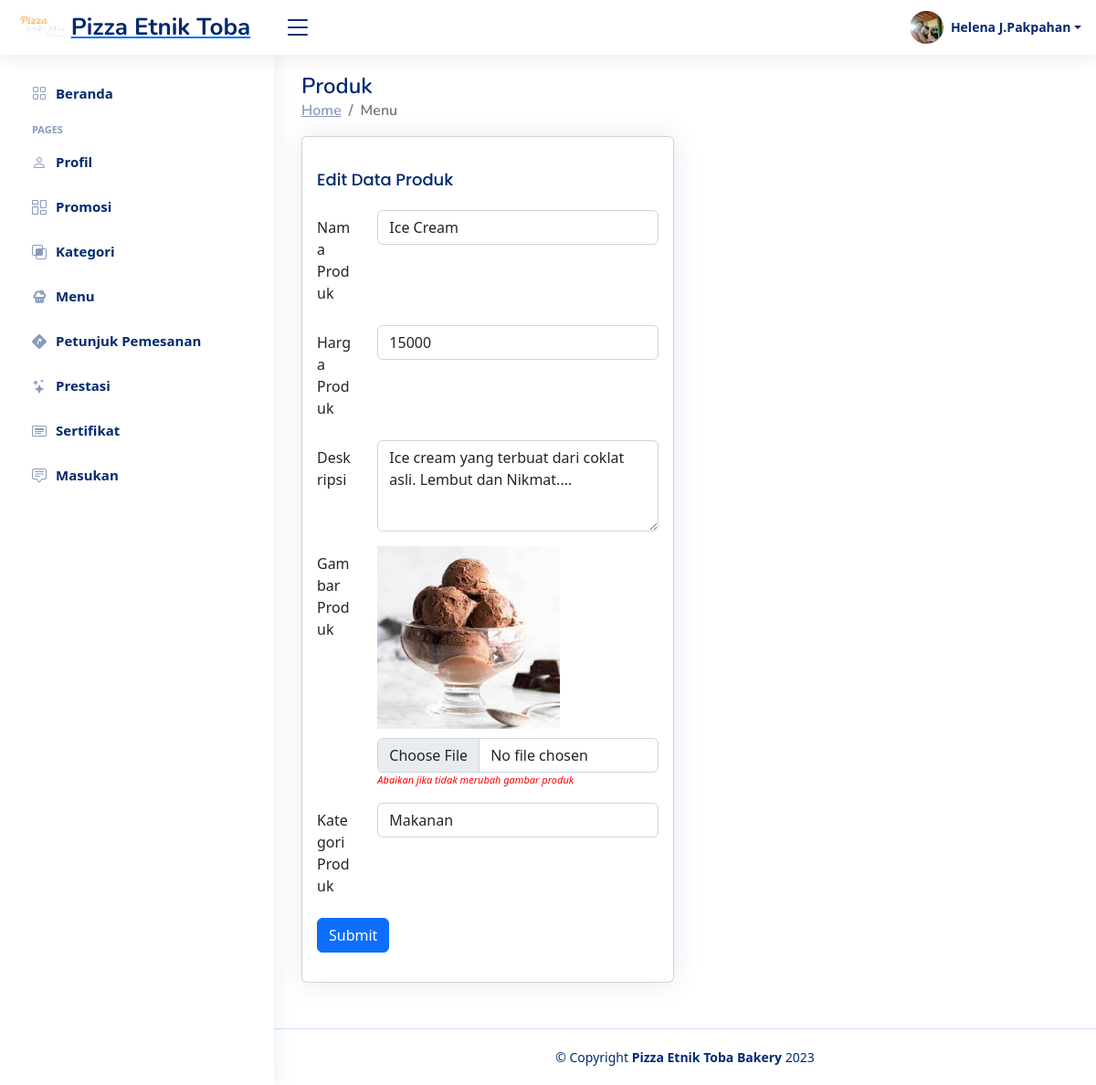
The app's page /Website/Admin/edit-menu.php?id=32&gambar=ice cream.jpg (signed in) with its own data.
### tables this page shows
CREATE TABLE `produk` (
  `id_produk` int(11) NOT NULL,
  `nama_produk` varchar(100) NOT NULL,
  `harga_produk` float NOT NULL,
  `gambar_produk` varchar(255) NOT NULL,
  `status_produk` enum('Aktif','Nonaktif') NOT NULL DEFAULT 'Aktif',
  `id_kategori` int(11) NOT NULL,
  `id_admin` int(11) NOT NULL DEFAULT 1,
  `deskripsi_produk` text DEFAULT NULL
);

### Website/Admin/edit-menu.php (the view, shortened to what this page needs)
<?php
include '../koneksi/koneksi.php';
if (isset($_GET['id'])) {
    $id = ($_GET["id"]);
    $query = "SELECT * FROM produk, kategori WHERE produk.id_kategori=kategori.id_kategori AND id_produk='$id'";
    $result = mysqli_query($koneksi, $query);
    $data = mysqli_fetch_assoc($result);
} else {
    echo "<script>alert('Masukkan data id.');window.location='menu.php';</script>";
}
?>
<!DOCTYPE html>
<html lang="en">
<head>
    <link rel="stylesheet" href="style.css">
    <link href="vendor/bootstrap/css/bootstrap.min.css" rel="stylesheet">
    <link href="vendor/bootstrap-icons/bootstrap-icons.css" rel="stylesheet">
    <link href="vendor/boxicons/css/boxicons.min.css" rel="stylesheet">
    <link href="vendor/quill/quill.snow.css" rel="stylesheet">
    <link href="vendor/quill/quill.bubble.css" rel="stylesheet">
    <link href="vendor/remixicon/remixicon.css" rel="stylesheet">
    <link href="vendor/simple-datatables/style.css" rel="stylesheet">
</head>
<?php include 'header.php' ?>
<?php include 'sidebar.php' ?>
<main id="main" class="main">
    <div class="pagetitle">
        <h1>Produk</h1>
        <nav>
            <ol class="breadcrumb">
                <li class="breadcrumb-item"><a href="index.php">Home</a></li>
                <li class="breadcrumb-item active">Menu</li>
            </ol>
        </nav>
    </div>
    <section class="section">
        <div class="row">
            <div class="col-lg-6">
                <div class="card">
                    <div class="card-body">
                        <h5 class="card-title">Edit Data Produk <?php $data['nama_produk'] ?></h5>
                        <form role="form" action="edit-menu-proses.php" method="POST" enctype="multipart/form-data">
                            <div class="row mb-3">
                                <label for="inputText" class="col-sm-2 col-form-label">Nama Produk</label>
                                <div class="col-sm-10">
                                    <input type="text" class="form-control" name="nama" value="<?php echo $data['nama_produk'] ?>" required>
                                </div>
                            </div>
                            <div class="row mb-3">
                                <label for="inputText" class="col-sm-2 col-form-label">Harga Produk</label>
                                <div class="col-sm-10">
                                    <input type="number" class="form-control" min="0" name="harga" value="<?php echo $data['harga_produk']; ?>" required>
                                </div>
                            </div>
                            <div class="row mb-3">
                                <label for="inputPassword" class="col-sm-2 col-form-label">Deskripsi</label>
                                <div class="col-sm-10">
                                    <textarea class="form-control" style="height: 100px" name="deskripsi" required><?php echo $data['deskripsi_produk']; ?></textarea>
                                </div>
                            </div>
                            <div class="row mb-3">
                                <label for="inputNumber" class="col-sm-2 col-form-label">Gambar Produk</label>
                                <div class="col-sm-10">
                                    <img src="../../pictures/<?php echo $data['gambar_produk'];?>" style="width: 200px;float: left;margin-bottom: 10px;">
                                    <input class="form-control" type="file" id="formFile" name="gambar">
                                    <i style="float: left;font-size: 11px;color: red">Abaikan jika tidak merubah gambar produk</i>
                                </div>
                            </div>
                    <div class="row mb-3">
                        <label for="inputText" class="col-sm-2 col-form-label">Kategori Produk</label>
                        <div class="col-sm-10">
                            <select class="form-control" name="id_kategori">
                                <?php
                                $query = "SELECT * FROM kategori WHERE status='Aktif'";
                                $result_set = $koneksi->query($query);
                                while ($kategori = $result_set->fetch_assoc()) {
                                    $selected = ($kategori['id_kategori'] == $data['id_kategori']) ? 'selected' : '';
                                    echo "<option value='" . $kategori['id_kategori'] . "' $selected>" . $kategori['nama_kategori'] . "</option>";
                                }
                                ?>
                            </select>
                        </div>
                    </div>
                    <div class="row mb-3">
                        <div class="col-sm-10">
                            <button type="submit" class="btn btn-primary">Submit </button>
                        </div>
                    </div>
                    </form>
                </div>
            </div>
        </div>
        </div>
    </section>
</main>
<?php include 'footer.php' ?>
</body>
</html>

### Website/Admin/header.php (shortened to what this page needs)
<?php
    include_once('../koneksi/koneksi.php');
    $query = 'SELECT * FROM admin';
    $result_set = $koneksi->query($query);
    $row = $result_set->fetch_assoc();
?>
<header id="header" class="header fixed-top d-flex align-items-center">
    <div class="d-flex align-items-center justify-content-between">
        <a href="index.php" class="logo d-flex align-items-center">
            <img src="assets/img/logo.png" alt="">
            <span class="d-none d-lg-block">Pizza Etnik Toba</span>
        </a>
        <i class="bi bi-list toggle-sidebar-btn"></i>
    </div>
    <nav class="header-nav ms-auto">
        <ul class="d-flex align-items-center">
            <li class="nav-item dropdown pe-3">
                <a class="nav-link nav-profile d-flex align-items-center pe-0" href="#" data-bs-toggle="dropdown">
                    <img src="../../pictures/<?php echo $row['foto_admin'];?>" alt="Profile" class="rounded-circle">
                    <span class="d-none d-md-block dropdown-toggle ps-2"><?php echo  $row['nama_admin'];?></span>
                </a>
            </li>
        </ul>
    </nav>
</header>

### Website/Admin/style.css (style rules this page uses)
:root { scroll-behavior: smooth; }
a { color: #4154f1; text-decoration: none; }
h1, h2, h3, h4, h5, h6 { font-family: "Nunito", sans-serif; }
#main { margin-top: 60px; padding: 20px 30px; transition: all 0.3s; }
.pagetitle { margin-bottom: 10px; }
.pagetitle h1 { font-size: 24px; margin-bottom: 0; font-weight: 600; color: #012970; }
.card { margin-bottom: 30px; border: none; border-radius: 5px; box-shadow: 0px 0 30px rgba(1, 41, 112, 0.1); }
.card-title { padding: 20px 0 15px 0; font-size: 18px; font-weight: 500; color: #012970; font-family: "Poppins", sans-serif; }
.card-body { padding: 0 20px 20px 20px; }
.breadcrumb { font-size: 14px; font-family: "Nunito", sans-serif; color: #899bbd; font-weight: 600; }
.breadcrumb a { color: #899bbd; transition: 0.3s; }
.breadcrumb .breadcrumb-item::before { color: #899bbd; }
.breadcrumb .active { color: #51678f; font-weight: 600; }
.logo { line-height: 1; }
@media (min-width: 1200px) { .logo { width: 280px; } }
.logo img { max-height: 26px; margin-right: 6px; }
.logo span { font-size: 26px; font-weight: 700; color: #012970; font-family: "Nunito", sans-serif; }
.header { transition: all 0.5s; z-index: 997; height: 60px; box-shadow: 0px 2px 20px rgba(1, 41, 112, 0.1); background-color: #fff; padding-left: 20px; }
.header .toggle-sidebar-btn { font-size: 32px; padding-left: 10px; cursor: pointer; color: #012970; }
.header-nav ul { list-style: none; }
.header-nav > ul { margin: 0; padding: 0; }
.header-nav .nav-profile { color: #012970; }
.header-nav .nav-profile img { max-height: 36px; }
.header-nav .nav-profile span { font-size: 14px; font-weight: 600; }
@media (min-width: 1200px) { #main, #footer { margin-left: 300px; } }

### records on screen
produk: nama "Ice Cream", harga "15000", deskripsi "Ice cream yang terbuat dari coklat asli. Lembut dan Nikmat....", gambar_produk (picture)

### other values on screen
$row['nama_admin'] "Helena J.Pakpahan"
form field id_kategori "Makanan"
